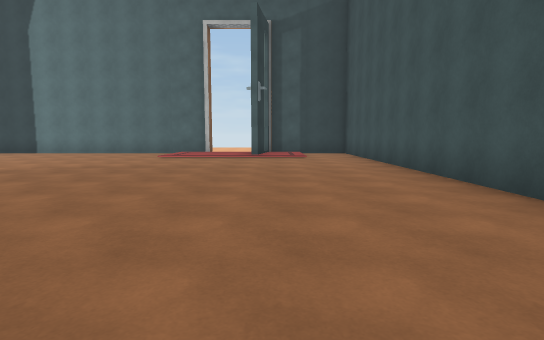
view 1 (above)

16 first-person views from a walk through a Unity game level. The camera is 1.3 m above the floor, tilts 6° down and sees 80° across. The floor is counted in squares, 2 m on a side. Each view is taken from the middle of a square. On the plan, view 1 faces up. The plan holds only what a view shows up to about 10 squares ahead; the rest is blank. The place goes on beyond the plan. The player character is not drawn. Surface patterns are stand-ins for the level's own textures.

view 2
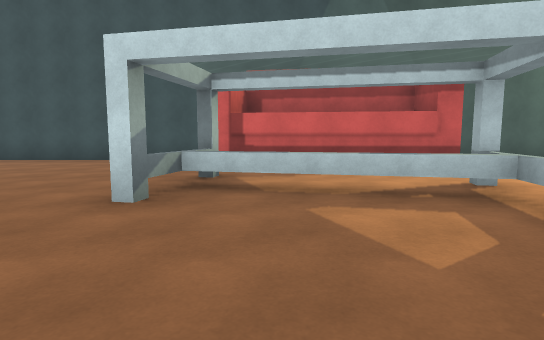

view 3
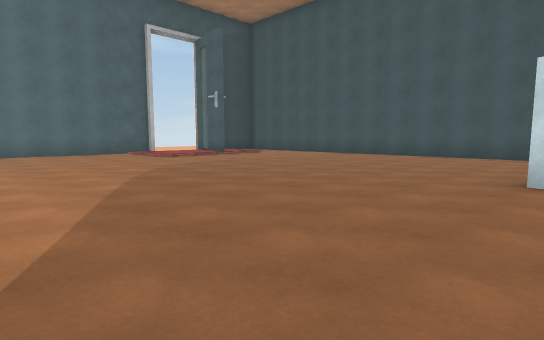

view 4
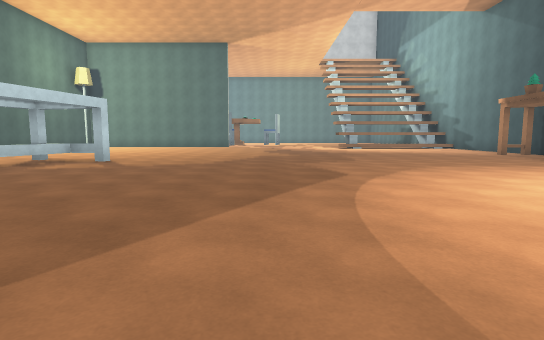

view 5
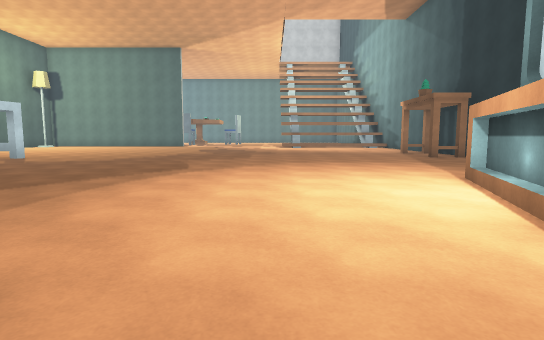

view 6
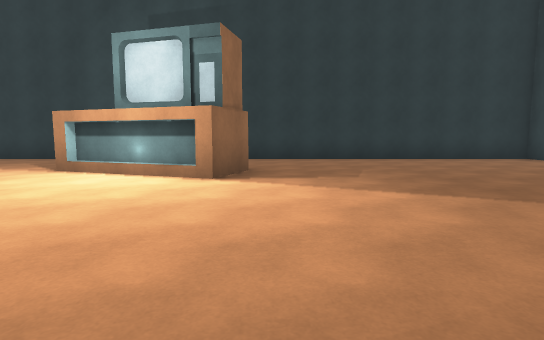

view 7
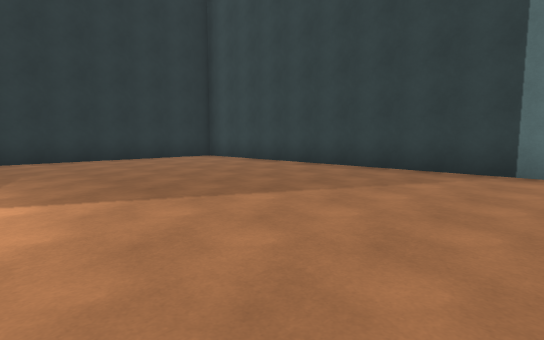

view 8
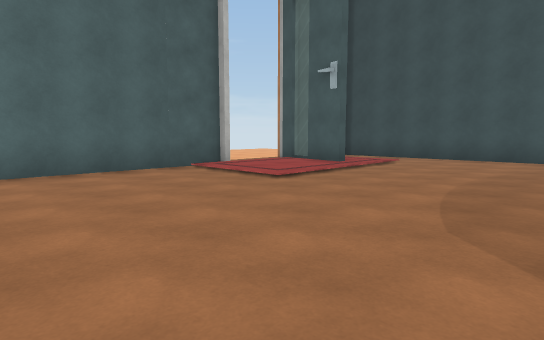

view 9
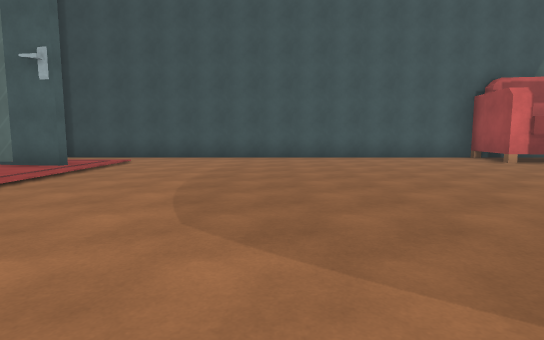

view 10
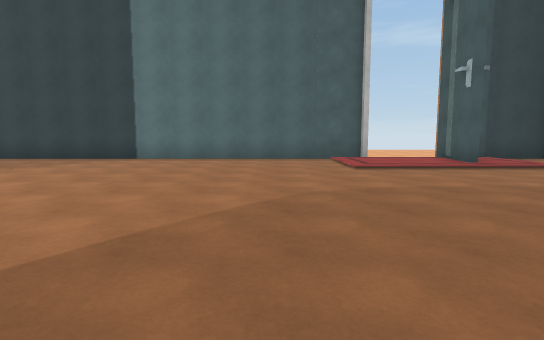

view 11
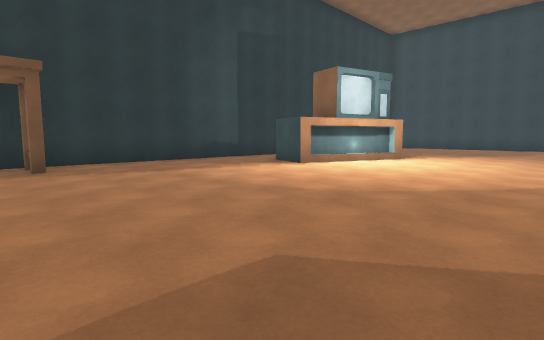

view 12
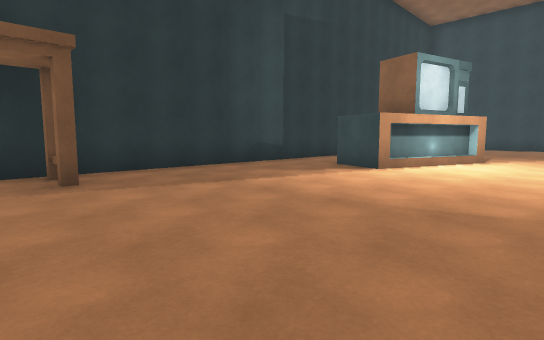

view 13
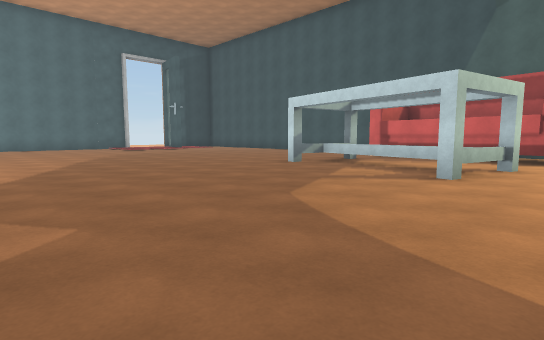

view 14
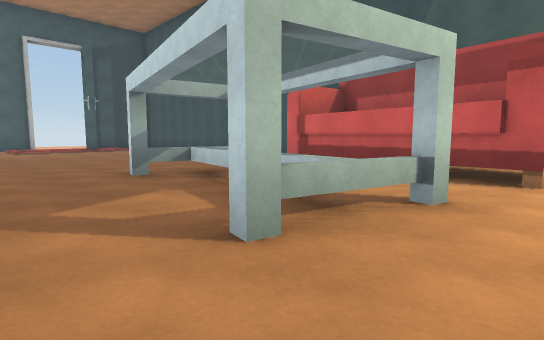

view 15
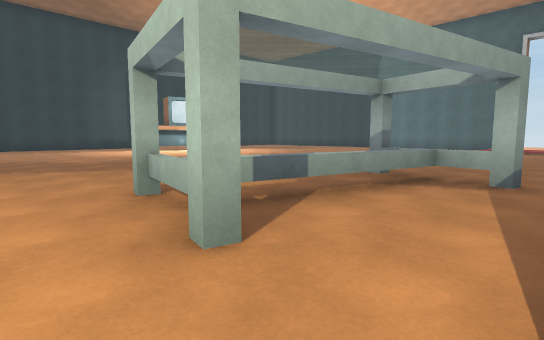

view 16
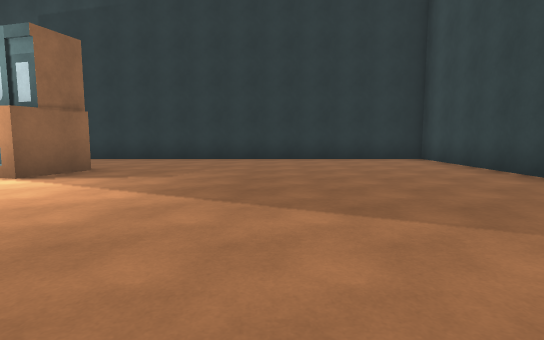

### Floor plan
Points are (right, up) in squares from view 1. A wall is a line through its corners. A room is listed if a view was taken in it or the views show most of it. See-through windows are left out.
Room 1 (views 1, 15)
walls: (0.1, -4.6) (0.8, 0.3); (-1.5, -4) (-3.8, -3.5); (-2.3, -3.6) (-1.4, -3.8); (-0.6, -0.1) (-1.7, 0.1)
low walls: (-1.7, 0.1) (-2.4, -3.1)
ways out: opening at (-2.5, -5) to room 2; opening at (0, 0) to room 2
Room 2 (views 2, 3, 4, 5, 6, 7, 8, 9, 10, 11, 12, 13, 14, 16)
walls: (-1.9, 0.1) (-2.9, 0.4); (-3.7, -3.3) (-2.7, -3.5); (-0.7, 10.1) (-0.5, 11.3); (0.8, 0.3) (2.8, 0) (2.8, 12.3) (0, 12.3); (-2.4, 12.3) (-17.2, 12.3) (-17.2, -4.5); (-0.3, 11.8) (-0.2, 12.3)
low walls: (-2.7, -3.5) (-1.9, 0.1)
ways out: opening at (-2.5, -5) to room 1; opening at (0, 0) to room 1; opening at (-1.5, 12)
objects: table (-16, -4); other object (-15, 1) to (-13, 4)

Positions as (right, up) in squares from view 1, and headings:
1: (0, 0), facing up
2: (-6, -1), facing right
3: (-8, 0), facing up-right
4: (-8, 5), facing down
5: (-11, 6), facing down
6: (-8, 5), facing left
7: (-8, 6), facing up-left
8: (-7, 6), facing up-right
9: (-7, 6), facing right
10: (-5, 3), facing up
11: (-9, -5), facing up-left
12: (-11, -5), facing up-left
13: (-9, -5), facing up-right
14: (-5, -5), facing up-right
15: (0, -5), facing up-left
16: (-8, 8), facing left
